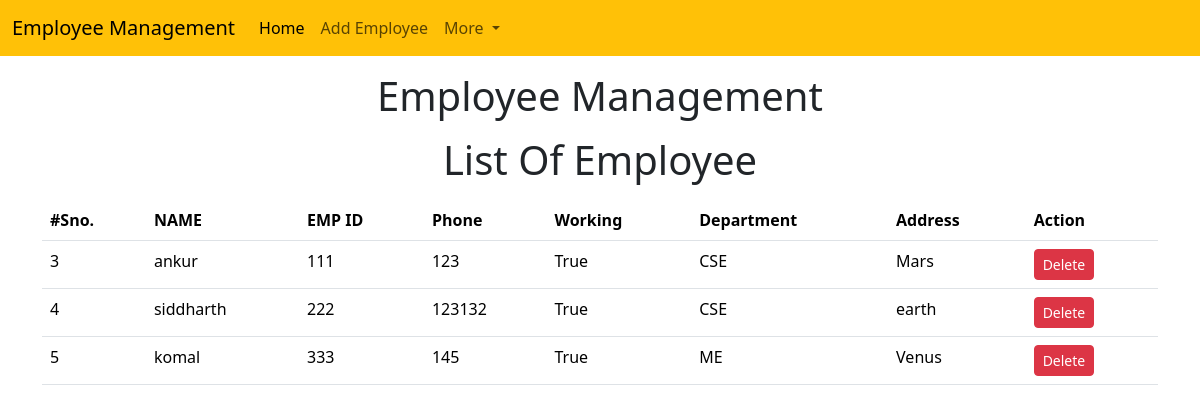
The page /emp/home/ on the database its author committed.
### emp/models.py (models this page shows)
class Emp(models.Model):
    name = models.CharField(max_length=200)
    emp_ID = models.CharField(max_length=200)
    phone = models.CharField(max_length=10)
    address = models.CharField(max_length=150)
    working = models.BooleanField(default=True)
    department = models.CharField(max_length=10)

### emp/views.py (the view)
# urls.py: path("home/",emp_home),
def emp_home(request):
    emps = Emp.objects.all()
    return render(request,"emp/home.html",{
        'emps' : emps
    })

### templates/emp/home.html (shortened to what this page needs)
<!doctype html>
<html lang="en">
  <head>
    <link href="https://cdn.jsdelivr.net/npm/bootstrap@5.3.2/dist/css/bootstrap.min.css" rel="stylesheet">
  </head>
  <body>
    {% include 'emp/navbar.html' %}
    <h1 class="text-center my-3">Employee Management</h1>
    <h1 class="text-center my-3">List Of Employee</h1>
    <div class="container">
      <div class="row">
        <div class="col-md-12">
          <div class="card-body">
            <table class="table">
              <thead>
                  <tr>
                    <th>#Sno.</th>
                    <th>NAME</th>
                    <th>EMP ID</th>
                    <th>Phone</th>
                    <th>Working</th>
                    <th>Department</th>
                    <th>Address</th>
                    <th>Action</th>
                  </tr>
                <tbody>
                  {% for e in emps %}
                  <tr>
                    <td>{{e.id}}</td>
                    <td>{{e.name}}</td>
                    <td>{{e.emp_ID}}</td>
                    <td>{{e.phone}}</td>
                    <td>{{e.working}}</td>
                    <td>{{e.department}}</td>
                    <td>{{e.address}}</td>
                    <td>
                      <a href="/emp/delete-emp/{{e.id}}" class="btn btn-danger btn-sm">Delete</a>
                    </td>
                  </tr>
                  {% endfor %}
                </tbody>
              </thead>
            </table>
          </div>
        </div>
      </div>
    </div>
  </body>
</html>

### templates/emp/navbar.html (shortened to what this page needs)
<nav class="navbar navbar-expand-lg bg-warning">
    <div class="container-fluid">
      <a class="navbar-brand" href="#">Employee Management</a>
      <div class="collapse navbar-collapse" id="navbarSupportedContent">
        <ul class="navbar-nav me-auto mb-2 mb-lg-0">
          <li class="nav-item">
            <a class="nav-link active" aria-current="page" href="#">Home</a>
          </li>
          <li class="nav-item">
            <a class="nav-link" href="/emp/add-emp">Add Employee</a>
          </li>
          <li class="nav-item dropdown">
            <a class="nav-link dropdown-toggle" href="#" role="button" data-bs-toggle="dropdown" aria-expanded="false">
              More
            </a>
          </li>
        </ul>
      </div>
    </div>
  </nav>

### rows shown on the page
Emp: id "3", name "ankur", emp_ID "111", phone "123", working "True", department "CSE", address "Mars"
Emp: id "4", name "siddharth", emp_ID "222", phone "123132", working "True", department "CSE", address "earth"
Emp: id "5", name "komal", emp_ID "333", phone "145", working "True", department "ME", address "Venus"
